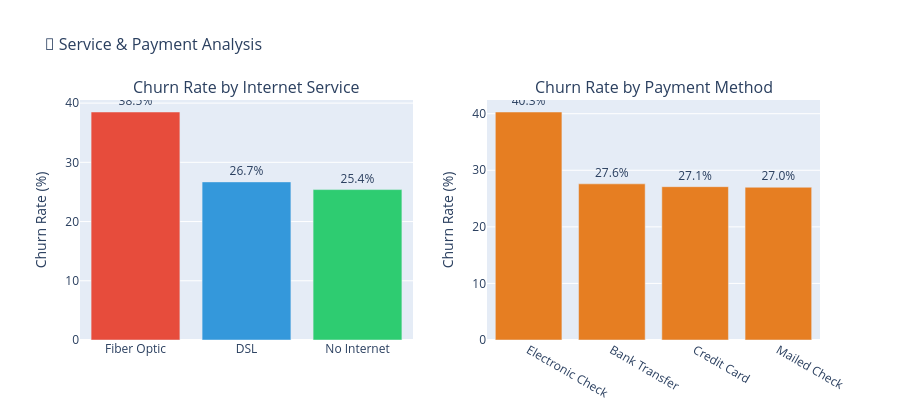

Source (notebook cell):
### Markdown cell above
## 📈 Churn by Internet Service & Payment Method

### Code cell
fig = make_subplots(rows=1, cols=2,
    subplot_titles=['Churn Rate by Internet Service', 'Churn Rate by Payment Method'])

is_ = df.groupby('InternetService')['Churn'].mean().mul(100).round(1).reset_index()
is_.columns = ['Service','ChurnRate']
is_ = is_.sort_values('ChurnRate', ascending=False)
fig.add_trace(go.Bar(x=is_['Service'], y=is_['ChurnRate'],
    marker_color=['#e74c3c','#3498db','#2ecc71'],
    text=is_['ChurnRate'].apply(lambda x: f'{x:.1f}%'),
    textposition='outside', showlegend=False), row=1, col=1)

pm = df.groupby('PaymentMethod')['Churn'].mean().mul(100).round(1).reset_index()
pm.columns = ['Method','ChurnRate']
pm = pm.sort_values('ChurnRate', ascending=False)
fig.add_trace(go.Bar(x=pm['Method'], y=pm['ChurnRate'],
    marker_color='#e67e22',
    text=pm['ChurnRate'].apply(lambda x: f'{x:.1f}%'),
    textposition='outside', showlegend=False), row=1, col=2)

fig.update_yaxes(title_text='Churn Rate (%)')
fig.update_layout(height=420, title_text='📡 Service & Payment Analysis', title_font_size=16)
fig.show()

### Figure 1 — Plotly figure (JSON) as saved in the notebook; plotly's stock layout.template omitted (floating-point values rounded to 4 significant figures)
{"data": [{"marker": {"color": ["#e74c3c", "#3498db", "#2ecc71"]}, "showlegend": false, "text": ["38.5%", "26.7%", "25.4%"], "textposition": "outside", "type": "bar", "x": ["Fiber Optic", "DSL", "No Internet"], "xaxis": "x", "y": [38.5, 26.7, 25.4], "yaxis": "y"}, {"marker": {"color": "#e67e22"}, "showlegend": false, "text": ["40.3%", "27.6%", "27.1%", "27.0%"], "textposition": "outside", "type": "bar", "x": ["Electronic Check", "Bank Transfer", "Credit Card", "Mailed Check"], "xaxis": "x2", "y": [40.3, 27.6, 27.1, 27], "yaxis": "y2"}], "layout": {"annotations": [{"font": {"size": 16}, "showarrow": false, "text": "Churn Rate by Internet Service", "x": 0.225, "xanchor": "center", "xref": "paper", "y": 1, "yanchor": "bottom", "yref": "paper"}, {"font": {"size": 16}, "showarrow": false, "text": "Churn Rate by Payment Method", "x": 0.775, "xanchor": "center", "xref": "paper", "y": 1, "yanchor": "bottom", "yref": "paper"}], "height": 420, "title": {"font": {"size": 16}, "text": "📡 Service & Payment Analysis"}, "xaxis": {"anchor": "y", "domain": [0, 0.45]}, "xaxis2": {"anchor": "y2", "domain": [0.55, 1]}, "yaxis": {"anchor": "x", "domain": [0, 1], "title": {"text": "Churn Rate (%)"}}, "yaxis2": {"anchor": "x2", "domain": [0, 1], "title": {"text": "Churn Rate (%)"}}}}
